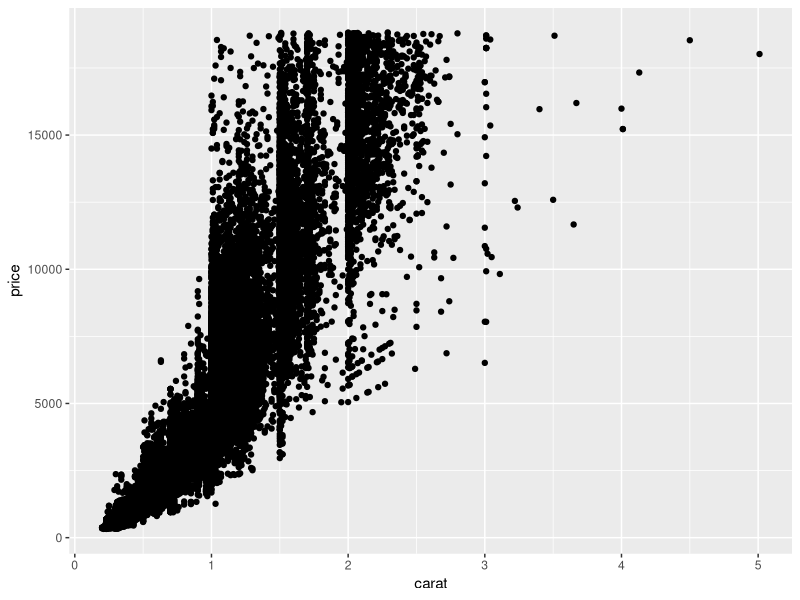
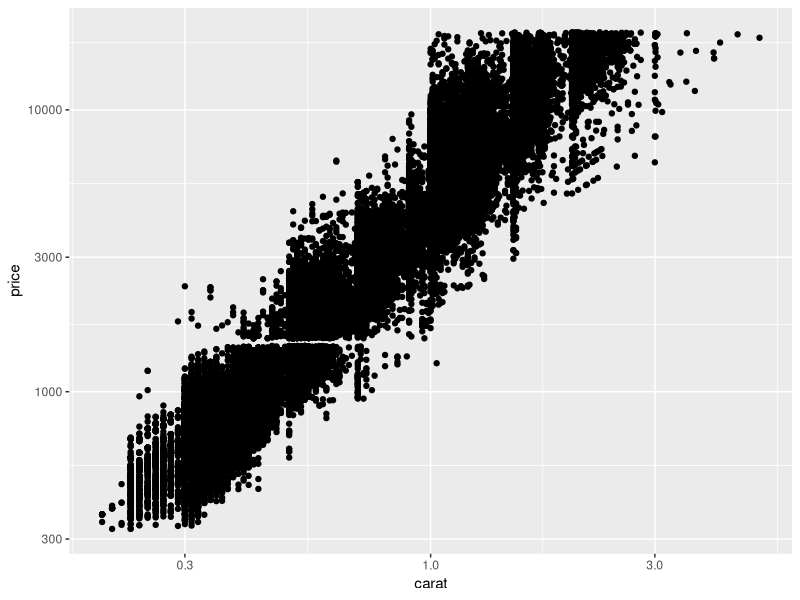
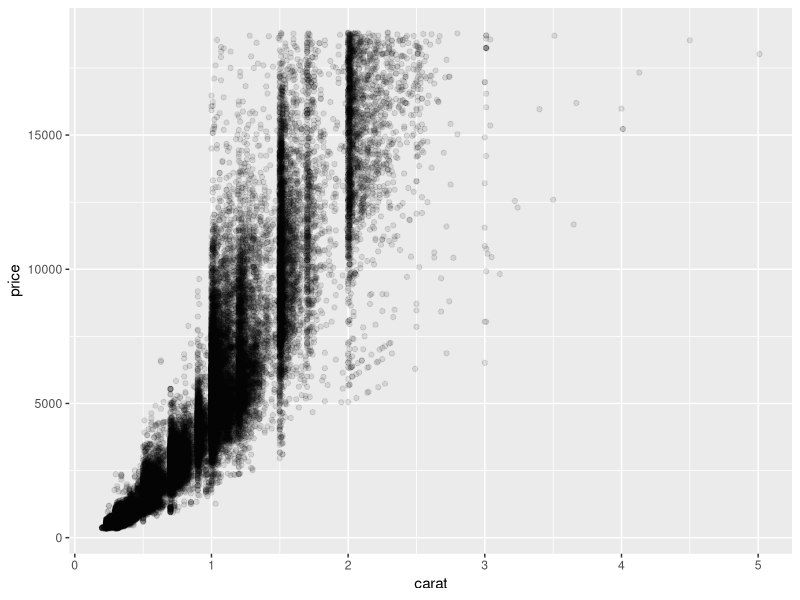
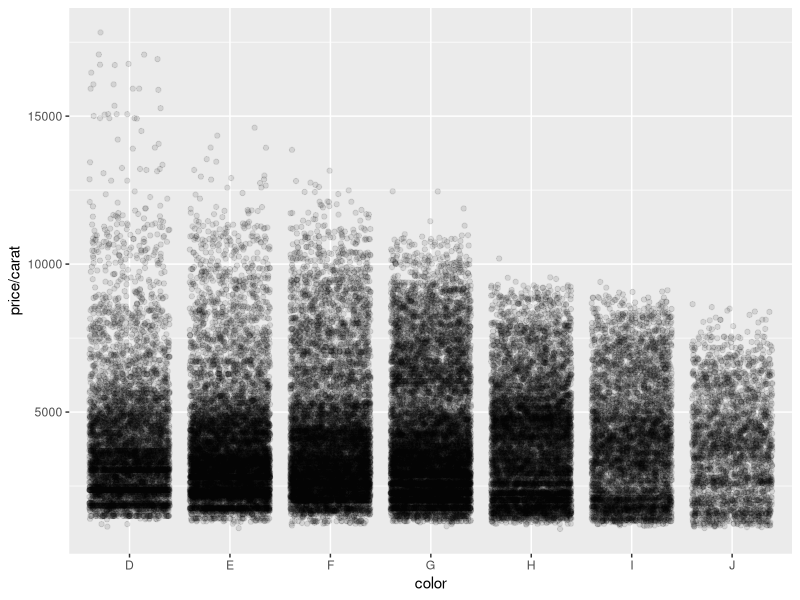
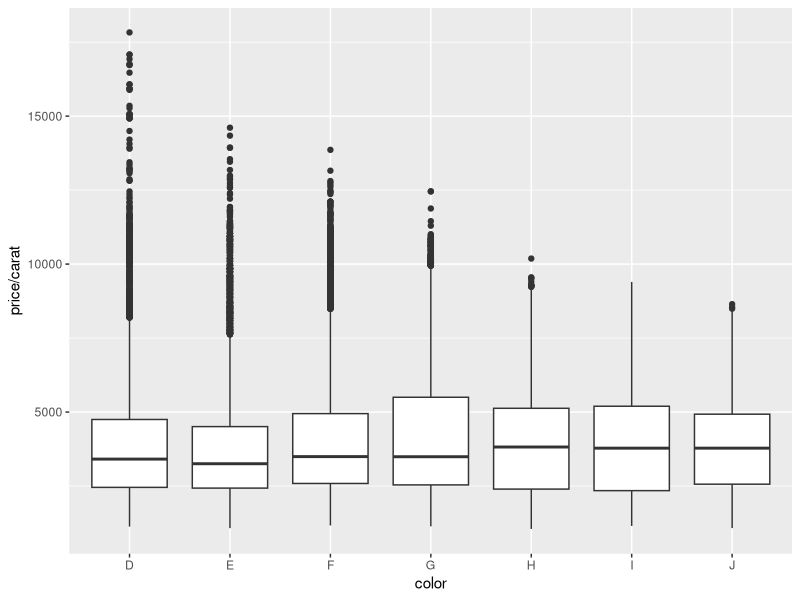
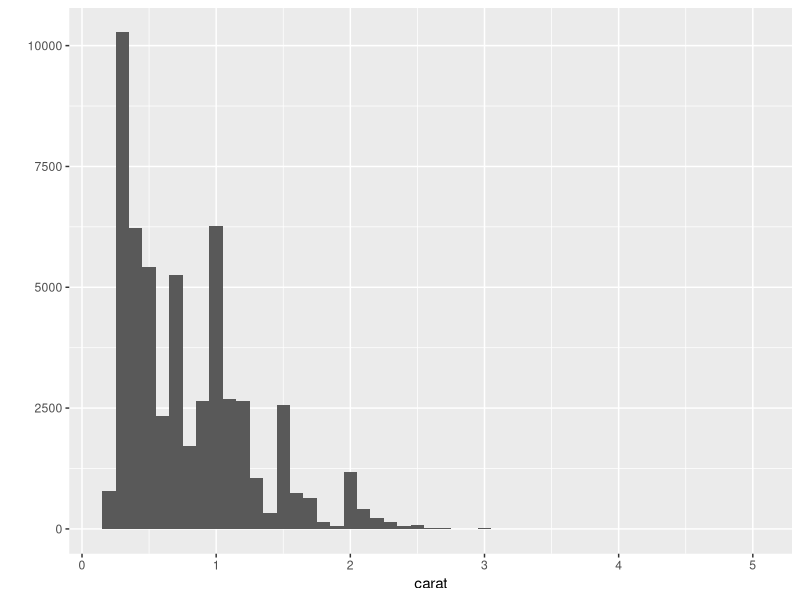
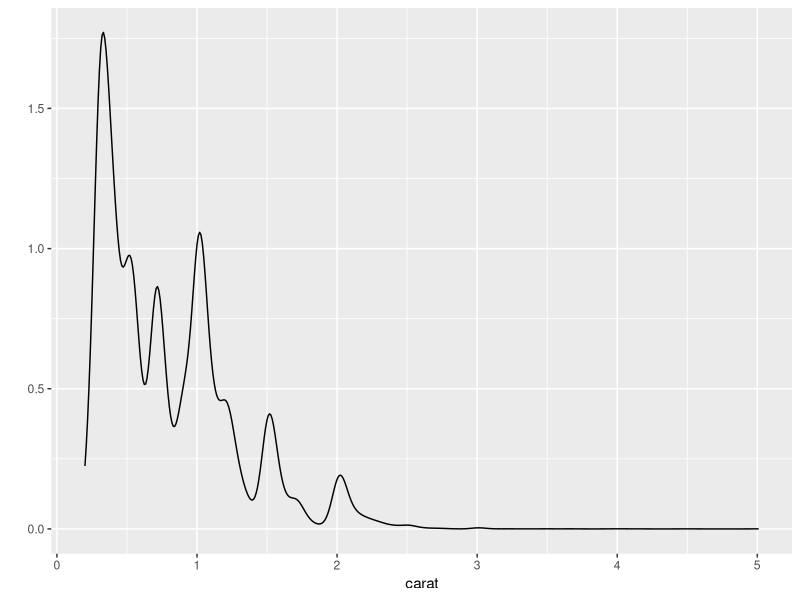
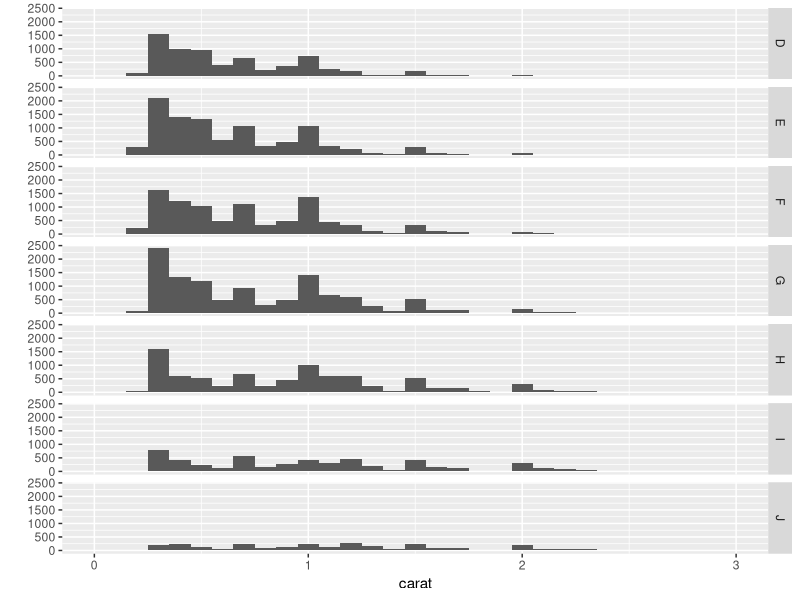

These figures' R source, in order: (Note: this script raises an error after producing the figures.)
## http://www.statistik.tuwien.ac.at/public/filz/students/seminar/ws1011/bauer_Rcode.R
## this 

## install.packages("ggplot2")

library(ggplot2)
data(diamonds)


set.seed(1410)
dsmall <- diamonds[sample(nrow(diamonds), 100), ]	# create random sample of 100 diamonds

qplot(carat, price, data=diamonds)

## qplot(log(carat), log(price), data=diamonds)	# log the axes
qplot(carat, price, data=diamonds, log="xy")	# does the same

qplot(carat, price, data=diamonds, alpha=I(1/10))	# makes the points semi-transparent



## Boxplots and jittered points

qplot(color, price/carat, data=diamonds, geom="jitter", alpha=I(1/10))

qplot(color, price/carat, data=diamonds, geom="boxplot")

## Histogram and density plots

qplot(carat, data=diamonds, geom="histogram", binwidth=0.1)

qplot(carat, data=diamonds, geom="density")


## Facets

qplot(carat, data=diamonds, facets=color ~., geom="histogram", binwidth=0.1, xlim=c(0,3))

qplot(carat, ..density..,  data=diamonds, facets=color ~.,
      geom="histogram", binwidth=0.1, xlim=c(0,3))


### Layer Examples #########################################################

p <- ggplot(diamonds, aes(carat, price, colour=cut))	# creates plot object
p <- p + layer(geom="point")
print(p)

p <- ggplot(diamonds, aes(x=carat))		# complex example
p <- p + layer(
	geom="bar", 
	geom_params=list(fill="steelblue"), 
	stat="bin", 
	stat_params=list(binwidth = 2))

p

p <- ggplot(diamonds, aes(x=carat))		# the same example but simplified
p <- p + geom_histogram(binwidth=2, fill="steelblue")

p

